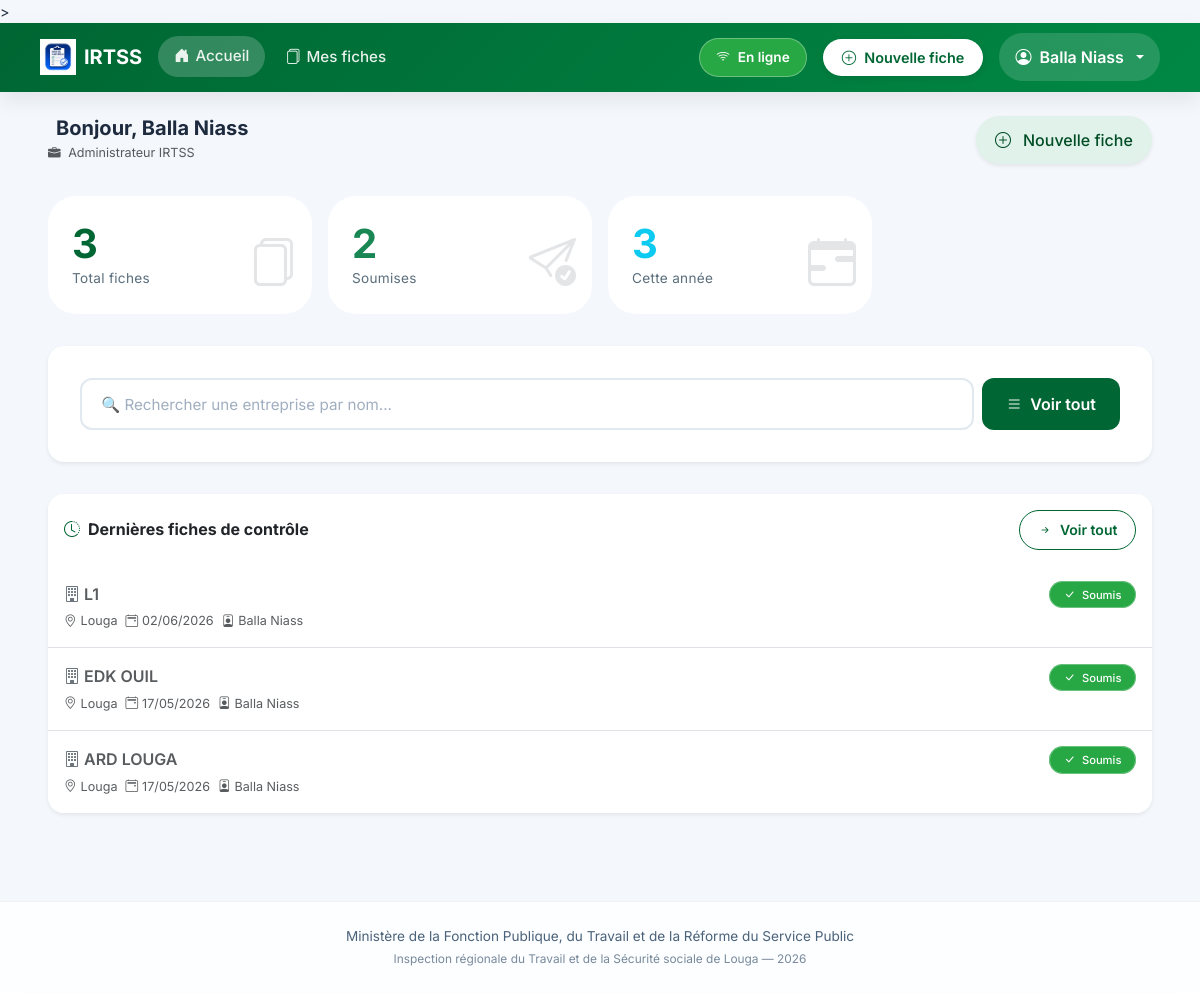
The page / (signed in) on the database its author committed.
### inspection/models.py (models this page shows, shortened)
class FicheControle(models.Model):
    STATUT_CHOICES = [
        ('brouillon', 'Brouillon'),
        ('soumis', 'Soumis'),
    ]
    inspecteur = models.ForeignKey(User, on_delete=models.CASCADE, related_name='fiches')
    entreprise = models.CharField(max_length=255, verbose_name="Entreprise ou Établissement")
    date_controle = models.DateField(verbose_name="Date du contrôle")
    lieu = models.CharField(max_length=100, default="Louga", verbose_name="Lieu")
    statut = models.CharField(max_length=20, choices=STATUT_CHOICES, default='soumis')
    local_id = models.CharField(max_length=100, blank=True, null=True)
    adresse = models.TextField(blank=True)
    telephone = models.CharField(max_length=50, blank=True)
    email_entreprise = models.EmailField(blank=True)
    date_ouverture = models.DateField(null=True, blank=True)
    forme_juridique = models.CharField(max_length=100, blank=True)
    activite_principale = models.CharField(max_length=200, blank=True)
    chef_nom = models.CharField(max_length=200, blank=True, verbose_name="Chef d'établissement - Prénom et Nom")
    chef_cellulaire = models.CharField(max_length=50, blank=True)
    chef_email = models.EmailField(blank=True)
    representant_nom = models.CharField(max_length=200, blank=True, verbose_name="Représentant travailleurs - Prénom et Nom")
    representant_qualite = models.CharField(max_length=100, blank=True)
    representant_cellulaire = models.CharField(max_length=50, blank=True)
    representant_email = models.EmailField(blank=True)
    doe = models.CharField(max_length=3, blank=True, verbose_name="Déclaration d'Ouverture d'Établissement (DOE)")
    registre_paie = models.CharField(max_length=3, blank=True)
    cadres_hommes = models.PositiveIntegerField(null=True, blank=True, default=0)
    cadres_femmes = models.PositiveIntegerField(null=True, blank=True, default=0)
    ouvriers_hommes = models.PositiveIntegerField(null=True, blank=True, default=0)
    ouvriers_femmes = models.PositiveIntegerField(null=True, blank=True, default=0)
    cdi = models.PositiveIntegerField(null=True, blank=True, default=0, verbose_name="CDI")
    cdd = models.PositiveIntegerField(null=True, blank=True, default=0, verbose_name="CDD")
    cs = models.PositiveIntegerField(null=True, blank=True, default=0, verbose_name="CS")
    c_app = models.PositiveIntegerField(null=True, blank=True, default=0, verbose_name="C APP")
    autres_contrats = models.PositiveIntegerField(null=True, blank=True, default=0, verbose_name="Autres")
    remuneration_au_temps_1 = models.BooleanField(default=False)
    remuneration_au_temps_2 = models.BooleanField(default=False)
    remuneration_a_la_piece_1 = models.BooleanField(default=False)
    remuneration_a_la_piece_2 = models.BooleanField(default=False)
    remuneration_les_deux_1 = models.BooleanField(default=False)
    remuneration_les_deux_2 = models.BooleanField(default=False)
    salaires_conformes_1 = models.CharField(max_length=3, blank=True)
    salaires_conformes_2 = models.CharField(max_length=3, blank=True)
    bulletins_paie_1 = models.CharField(max_length=3, blank=True)
    bulletins_paie_2 = models.CharField(max_length=3, blank=True)
    heures_sup_1 = models.CharField(max_length=3, blank=True)
    heures_sup_2 = models.CharField(max_length=3, blank=True)
    prime_anciennete_1 = models.CharField(max_length=3, blank=True)
    prime_anciennete_2 = models.CharField(max_length=3, blank=True)
    jours_feries_1 = models.CharField(max_length=3, blank=True)
    jours_feries_2 = models.CharField(max_length=3, blank=True)
    indemnites_transport_1 = models.CharField(max_length=3, blank=True)
    indemnites_transport_2 = models.CharField(max_length=3, blank=True)
    horaires_affiches_1 = models.CharField(max_length=3, blank=True)
    horaires_affiches_2 = models.CharField(max_length=3, blank=True)
    amenagement_8h_5j_1 = models.CharField(max_length=3, blank=True)
    amenagement_8h_5j_2 = models.CharField(max_length=3, blank=True)
    amenagement_6h40_6j_1 = models.CharField(max_length=3, blank=True)
    amenagement_6h40_6j_2 = models.CharField(max_length=3, blank=True)
    pause_quotidienne_1 = models.CharField(max_length=3, blank=True)
    pause_quotidienne_2 = models.CharField(max_length=3, blank=True)
    repos_hebdomadaire_1 = models.CharField(max_length=3, blank=True)
    repos_hebdomadaire_2 = models.CharField(max_length=3, blank=True)
    declaration_css_1 = models.CharField(max_length=3, blank=True)
    declaration_css_2 = models.CharField(max_length=3, blank=True)
    adhesion_css_1 = models.CharField(max_length=3, blank=True)
    adhesion_css_2 = models.CharField(max_length=3, blank=True)
    adhesion_ipres_1 = models.CharField(max_length=3, blank=True)
    adhesion_ipres_2 = models.CharField(max_length=3, blank=True)
    adhesion_ipm_1 = models.CharField(max_length=3, blank=True)
    adhesion_ipm_2 = models.CharField(max_length=3, blank=True)
    cotisations_css_1 = models.CharField(max_length=3, blank=True)
    cotisations_css_2 = models.CharField(max_length=3, blank=True)
    cotisations_ipres_1 = models.CharField(max_length=3, blank=True)
    cotisations_ipres_2 = models.CharField(max_length=3, blank=True)
    cotisations_ipm_1 = models.CharField(max_length=3, blank=True)
    cotisations_ipm_2 = models.CharField(max_length=3, blank=True)
    delegues_personnel_1 = models.CharField(max_length=3, blank=True)
    delegues_personnel_2 = models.CharField(max_length=3, blank=True)
    reglement_interieur_1 = models.CharField(max_length=3, blank=True)
    reglement_interieur_2 = models.CharField(max_length=3, blank=True)
    comite_hst_1 = models.CharField(max_length=3, blank=True)
    comite_hst_2 = models.CharField(max_length=3, blank=True)
    visite_medicale_1 = models.CharField(max_length=3, blank=True)
    visite_medicale_2 = models.CharField(max_length=3, blank=True)
    extincteurs_1 = models.CharField(max_length=3, blank=True)
    extincteurs_2 = models.CharField(max_length=3, blank=True)
    epi_disponible_1 = models.CharField(max_length=3, blank=True)
    epi_disponible_2 = models.CharField(max_length=3, blank=True)
    epi_effectif_1 = models.CharField(max_length=3, blank=True)
    epi_effectif_2 = models.CharField(max_length=3, blank=True)
    toilettes_1 = models.CharField(max_length=3, blank=True)
    toilettes_2 = models.CharField(max_length=3, blank=True)
    conges_1 = models.CharField(max_length=3, blank=True)
    conges_2 = models.CharField(max_length=3, blank=True)
    dasmo_bs_1 = models.CharField(max_length=3, blank=True)
    dasmo_bs_2 = models.CharField(max_length=3, blank=True)
    observations_divers = models.TextField(blank=True)
    observations_generales = models.TextField(blank=True)
    suite_observations_orales = models.BooleanField(default=False)
    suite_observations_ecrites = models.BooleanField(default=False)
    suite_mise_en_demeure = models.BooleanField(default=False)
    suite_pv_infraction = models.BooleanField(default=False)
    suite_refere = models.BooleanField(default=False)
    delai_reception = models.BooleanField(default=False)
    delai_un_mois = models.BooleanField(default=False)
    delai_autres = models.BooleanField(default=False)
    delai_autres_precision = models.CharField(max_length=200, blank=True)
    signature_equipe = models.CharField(max_length=200, blank=True)
    signature_gerant = models.CharField(max_length=200, blank=True)
    created_at = models.DateTimeField(auto_now_add=True)
    updated_at = models.DateTimeField(auto_now=True)
    class Meta:
        ordering = ['-created_at']
        verbose_name = "Fiche de contrôle"
        verbose_name_plural = "Fiches de contrôle"

### inspection/views.py (the view)
# urls.py: path('', views.tableau_de_bord, name='tableau_de_bord'),
@login_required
def tableau_de_bord(request):
    user = request.user
    fiches = FicheControle.objects.all() if user.is_staff else FicheControle.objects.filter(inspecteur=user)
    total       = fiches.count()
    brouillons  = fiches.filter(statut='brouillon').count()
    soumises    = fiches.filter(statut='soumis').count()
    cette_annee = fiches.filter(created_at__year=timezone.now().year).count()
    recentes    = fiches[:5]
    return render(request, 'inspection/tableau_de_bord.html', {
        'total': total, 'brouillons': brouillons,
        'soumises': soumises, 'cette_annee': cette_annee, 'recentes': recentes,
    })

### templates/inspection/tableau_de_bord.html (shortened to what this page needs)
{% extends 'inspection/base.html' %}
{% load static %}
{% block content %}
<div class="container-fluid px-3 px-lg-4">
  <div class="d-flex flex-wrap align-items-center justify-content-between mb-4 gap-2">
    <div>
      <h5 class="fw-bold mb-0 d-flex align-items-center gap-2">
        Bonjour, {{ user.first_name }} {{ user.last_name }}
      </h5>
      <small class="text-muted">
        <i class="bi bi-briefcase-fill me-1"></i>
        {% if user.is_staff %}Administrateur IRTSS{% else %}Inspecteur du travail{% endif %}
      </small>
    </div>
    <a href="{% url 'nouvelle_fiche' %}" class="btn btn-senegal-soft shadow-sm">
      <i class="bi bi-plus-circle me-1"></i> Nouvelle fiche
    </a>
  </div>
  <div class="row g-3 mb-4">
    <div class="col-6 col-md-3">
      <div class="stat-card p-3">
        <div class="stat-value text-senegal">{{ total|default:"0" }}</div>
        <div class="stat-label">Total fiches</div>
        <i class="bi bi-files stat-icon"></i>
      </div>
    </div>
    <div class="col-6 col-md-3">
      <div class="stat-card p-3">
        <div class="stat-value text-success">{{ soumises|default:"0" }}</div>
        <div class="stat-label">Soumises</div>
        <i class="bi bi-send-check stat-icon"></i>
      </div>
    </div>
    <div class="col-6 col-md-3">
      <div class="stat-card p-3">
        <div class="stat-value text-info">{{ cette_annee|default:"0" }}</div>
        <div class="stat-label">Cette année</div>
        <i class="bi bi-calendar-range stat-icon"></i>
      </div>
    </div>
  </div>
  <div class="card border-0 shadow-sm rounded-4 overflow-hidden mb-4">
    <div class="card-body p-4">
      <div class="d-flex gap-2">
        <input type="text" id="search-entreprise" class="form-control form-control-lg"
               placeholder="🔍 Rechercher une entreprise par nom..."
               style="border-radius: 12px; padding: 0.75rem 1.2rem;">
        <a href="{% url 'liste_fiches' %}" class="btn btn-senegal btn-lg" style="border-radius: 12px; padding: 0.75rem 1.5rem;">
          <i class="bi bi-list"></i> Voir tout
        </a>
      </div>
    </div>
  </div>
  <div class="card border-0 shadow-sm rounded-4 overflow-hidden">
    <div class="card-header bg-white py-3 d-flex flex-wrap justify-content-between align-items-center border-0">
      <h6 class="mb-0 fw-bold">
        <i class="bi bi-clock-history me-2 text-senegal"></i>Dernières fiches de contrôle
      </h6>
      <a href="{% url 'liste_fiches' %}" class="btn btn-outline-senegal btn-sm">
        <i class="bi bi-arrow-right-short"></i> Voir tout
      </a>
    </div>
    <div class="card-body p-0">
      {% if recentes %}
      <div class="list-group list-group-flush">
        {% for fiche in recentes %}
        <a href="{% url 'detail_fiche' fiche.pk %}" class="list-group-item list-group-item-action fiche-item px-3 py-3">
          <div class="d-flex flex-wrap justify-content-between align-items-start gap-2">
            <div class="flex-grow-1">
              <div class="fw-semibold fs-6">
                <i class="bi bi-building me-1 text-secondary"></i>{{ fiche.entreprise }}
              </div>
              <div class="small text-muted mt-1 d-flex flex-wrap gap-2">
                <span><i class="bi bi-geo-alt me-1"></i>{{ fiche.lieu|default:"Lieu non renseigné" }}</span>
                <span><i class="bi bi-calendar2-event me-1"></i>{{ fiche.date_controle|date:"d/m/Y" }}</span>
                {% if user.is_staff %}
                <span><i class="bi bi-person-badge me-1"></i>{{ fiche.inspecteur.first_name }} {{ fiche.inspecteur.last_name }}</span>
                {% endif %}
              </div>
            </div>
            <div>
              <span class="badge-statut bg-success text-white">
                <i class="bi bi-check-lg me-1"></i>
                Soumis
              </span>
            </div>
          </div>
        </a>
        {% endfor %}
      </div>
      {% endif %}
    </div>
  </div>
</div>
{% endblock %}

### templates/inspection/base.html (shortened to what this page needs)
{% load static %}
<!DOCTYPE html>
<html lang="fr">
<head>
  <link rel="stylesheet" href="{% static 'css/bootstrap.min.css' %}">
  <link rel="stylesheet" href="{% static 'icons/bootstrap-icons.css' %}">
  <link rel="stylesheet" href="{% static 'css/style.css' %}">
  <link rel="stylesheet" href="{% static 'css/fiche-mobile.css' %}">>
</head>
<body>
{% if user.is_authenticated %}
<nav class="navbar navbar-expand-lg navbar-modern sticky-top">
  <div class="container-fluid px-3 px-lg-4">
    <a
      class="navbar-brand d-flex align-items-center gap-2"
      href="{% url 'tableau_de_bord' %}"
    >
      <img
        src="{% static 'icons/logo.png' %}"
        alt="IRTSS"
        height="36"
      >
      <span class="fw-bold text-white">
        IRTSS
      </span>
    </a>
    <div class="collapse navbar-collapse" id="mainNavbar">
      <ul class="navbar-nav me-auto mb-2 mb-lg-0 align-items-center gap-1">
        <li class="nav-item">
          <a
            class="nav-link-custom {% if request.resolver_match.url_name == 'tableau_de_bord' %}active{% endif %}"
            href="{% url 'tableau_de_bord' %}"
          >
            <i class="bi bi-house-door-fill"></i>
            <span>Accueil</span>
          </a>
        </li>
        <li class="nav-item">
          <a
            class="nav-link-custom"
            href="{% url 'liste_fiches' %}"
          >
            <i class="bi bi-files"></i>
            <span>Mes fiches</span>
          </a>
        </li>
      </ul>
      <div class="d-flex align-items-center gap-3 ms-auto">
        <div id="statut-connexion" class="badge-statut">
        </div>
        <a
          href="{% url 'nouvelle_fiche' %}"
          class="btn-nouvelle-fiche"
        >
          <i class="bi bi-plus-circle"></i>
          <span>Nouvelle fiche</span>
        </a>
        <div class="dropdown dropdown-user">
          <button
            class="btn dropdown-toggle d-flex align-items-center gap-2"
            data-bs-toggle="dropdown"
          >
            <i class="bi bi-person-circle"></i>
            <span class="d-none d-md-inline">
              {% if user.first_name %}
                {{ user.first_name }} {{ user.last_name }}
              {% else %}
                {{ user.username }}
              {% endif %}
            </span>
          </button>
        </div>
      </div>
    </div>
  </div>
</nav>
{% endif %}
<main class="py-4">
  <div class="container-fluid px-3 px-lg-4">
    {% block content %}{% endblock %}
  </div>
</main>
<footer class="footer text-center py-4 mt-5">
  <div class="container">
    Ministère de la Fonction Publique, du Travail et de la Réforme du Service Public
    <br>
    <span class="small opacity-75">
      Inspection régionale du Travail et de la Sécurité sociale de Louga —
      <span id="current-year"></span>
    </span>
  </div>
</footer>
<div
  id="toast-container"
  class="toast-container position-fixed bottom-0 end-0 p-3"
></div>
</body>
</html>

### rows shown on the page
FicheControle: entreprise "L1", lieu "Louga", date_controle "02/06/2026", inspecteur.first_name "Balla", inspecteur.last_name "Niass"
FicheControle: entreprise "EDK OUIL", lieu "Louga", date_controle "17/05/2026", inspecteur.first_name "Balla", inspecteur.last_name "Niass"
FicheControle: entreprise "ARD LOUGA", lieu "Louga", date_controle "17/05/2026", inspecteur.first_name "Balla", inspecteur.last_name "Niass"

### other values the page prints
{{ user.first_name }} "Balla"
{{ user.last_name }} "Niass"
{{ total|default:"0" }} "3"
{{ soumises|default:"0" }} "2"
{{ cette_annee|default:"0" }} "3"
